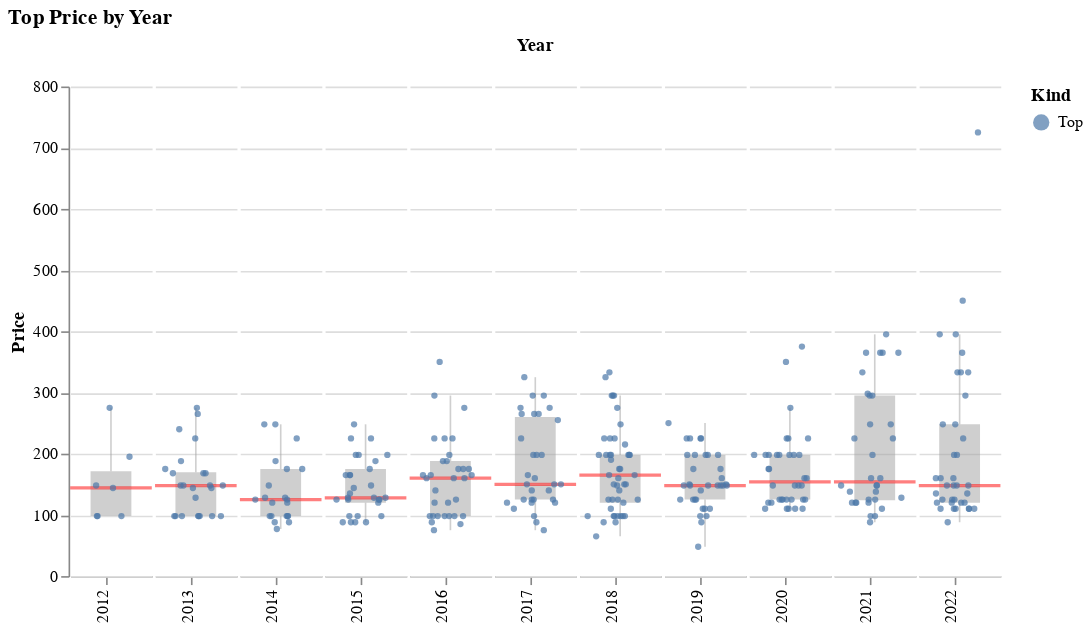

Notebook code for this chart:
### Markdown cell above
Aggregate prices for tops have fluctuated a bit in the last 6 years. In 2022, the median top price was `$148`, which is lower than it was in most of the last 6 years.

### Code cell
plots.price_plot(clothes_products_df[clothes_products_df['Kind'] == 'Top'], 
                 'Kind', 
                 kind_sort_order).properties(title='Top Price by Year')

### Figure 1 — Vega-Lite specification as saved in the notebook (floating-point values rounded to 4 significant figures; data arrays with more than 128 entries replaced by an {"elided": "..."} marker saying what was removed)
{"$schema": "https://vega.github.io/schema/vega-lite/v4.17.0.json", "config": {"facet": {"spacing": 0}, "view": {"continuousHeight": 300, "continuousWidth": 400, "stroke": null}}, "data": {"name": "data-163401435892c7812e78a38c64547288"}, "datasets": {"data-163401435892c7812e78a38c64547288": {"elided": "328 records"}}, "facet": {"column": {"field": "Year", "header": {"labelAlign": "right", "labelAngle": -90, "labelOrient": "bottom", "labelPadding": 3, "titleOrient": "top"}, "type": "ordinal"}}, "spec": {"layer": [{"encoding": {"y": {"axis": {}, "field": "Price", "scale": {}, "type": "quantitative"}}, "mark": {"color": "#A0A0A0", "opacity": 0.5, "outliers": false, "size": 25, "type": "boxplot"}, "width": 50}, {"layer": [{"encoding": {"y": {"aggregate": "median", "field": "Price", "type": "quantitative"}}, "mark": {"color": "red", "opacity": 0.5, "size": 2, "type": "rule"}, "width": 50}, {"encoding": {"color": {"field": "Kind", "scale": {"scheme": "tableau10"}, "sort": ["Bottom", "Top", "Layer"], "type": "nominal"}, "tooltip": [{"field": "Product", "type": "nominal"}, {"field": "Price", "type": "quantitative"}, {"field": "Price-2022", "type": "quantitative"}], "x": {"axis": {"grid": false, "labels": false, "ticks": true, "values": [0]}, "field": "jitter", "scale": {}, "title": null, "type": "quantitative"}, "y": {"axis": {}, "field": "Price", "scale": {}, "type": "quantitative"}}, "mark": {"opacity": 0.7, "size": 15, "type": "circle"}, "transform": [{"as": "jitter", "calculate": "sqrt(-1*log(random()))*cos(2*PI*random())"}], "width": 50}]}]}, "title": "Top Price by Year"}
